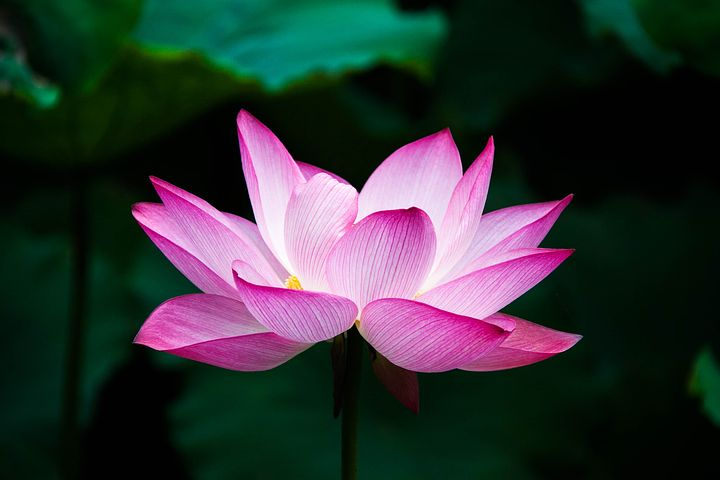
#> input picture image processing/lab11/lotus.png, 720 x 480 px, found by its file name
$ python zad5.py
#> lines starting #> are read from the running program, lines starting #| are printed output that depends on the picture
import matplotlib.pyplot as plt
from skimage.io import imread
import scipy.ndimage.morphology as morph
from skimage.filters import threshold_otsu
import numpy as np
import matplotlib.pyplot as plt
from skimage import color
from skimage import io

im = color.rgb2gray(io.imread('lab11\lotus.png'))
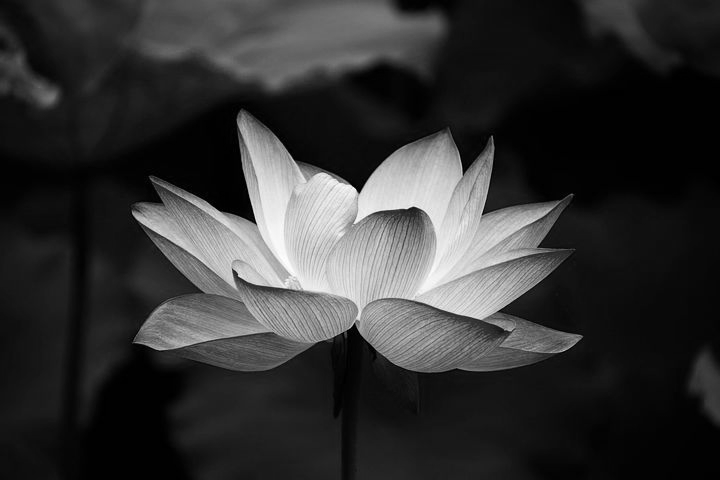
#> im: shape (480, 720) float64; min 0, max 1, mean 0.2

dilation = morph.grey_dilation(im, size=(15,15))
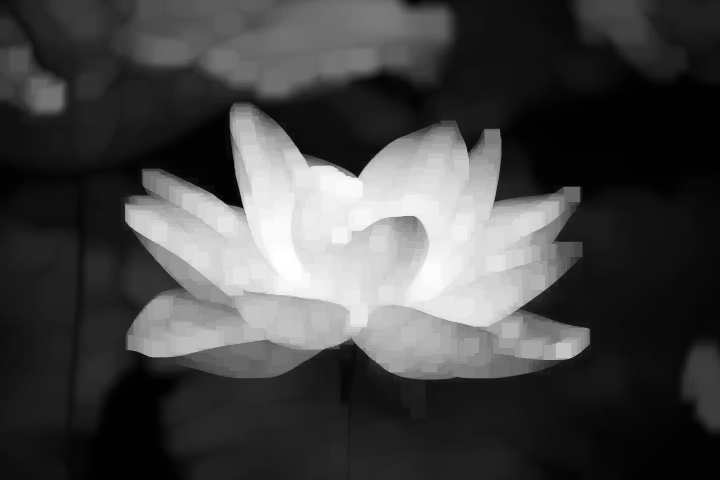
#> dilation: shape (480, 720) float64; min 0.00392, max 1, mean 0.274
erosion = morph.grey_erosion(im, size=(15,15))
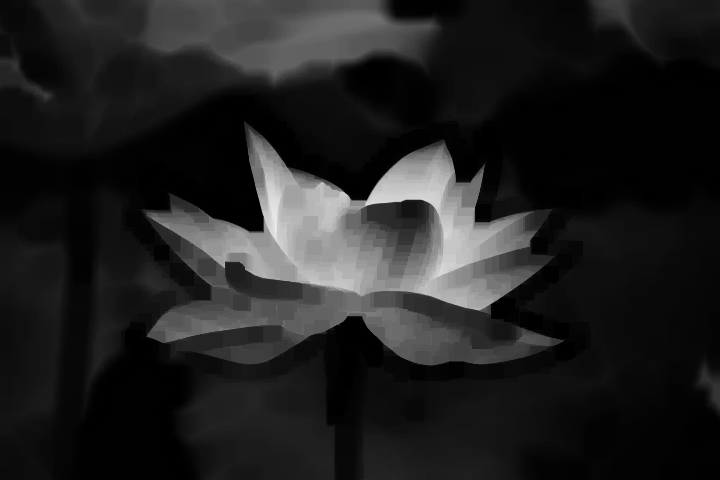
#> erosion: shape (480, 720) float64; min 0, max 0.921, mean 0.128
op = morph.grey_opening(im, size=(15,15))
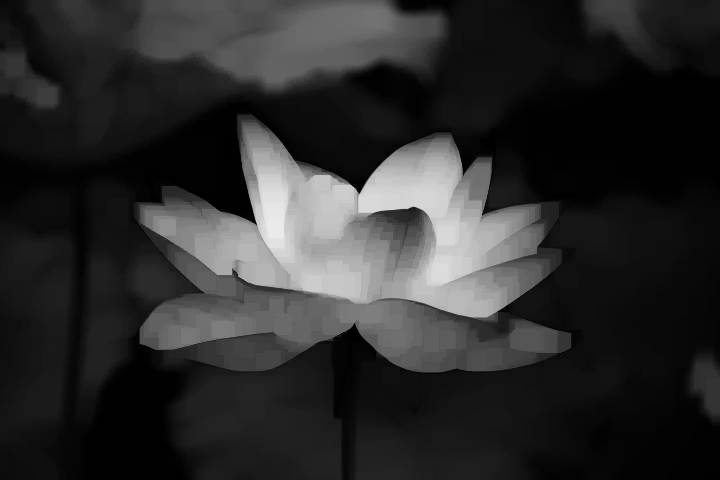
#> op: shape (480, 720) float64; min 0, max 0.921, mean 0.176

fig, ax = plt.subplots(nrows=1, ncols=4, figsize=(8, 4))
ax[0].imshow(im, cmap='gray')
ax[0].set_title('binary',size=5)
ax[1].imshow(dilation, cmap='gray')
ax[1].set_title('dilation', size=5)
ax[2].imshow(erosion, cmap='gray')
ax[2].set_title('erosion',size=5)
ax[3].imshow(op, cmap='gray')
ax[3].set_title('opening', size=5)
plt.show()

$ run again, with image processing/lab11/text.png copied over image processing/lab11/lotus.png
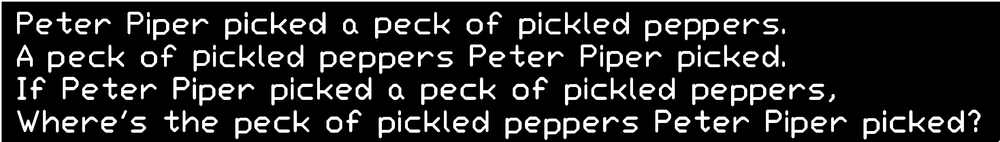
#> input picture image processing/lab11/text.png, 1000 x 142 px, shrunk from 2469 x 351 before the run, found by its file name
#> `dilation = morph.grey_dilation(im, size=(15,15))`:
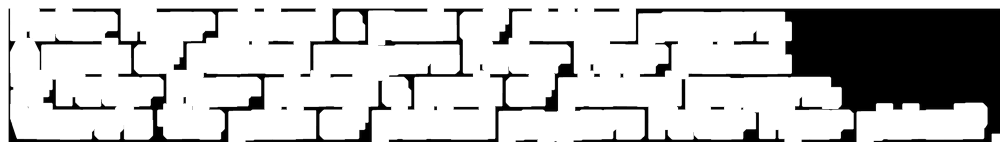
#> dilation: shape (142, 1000) float64; min 0, max 1, mean 0.772
#> erosion: shape (142, 1000) float64; every value is 0
#> `plt.show()`:
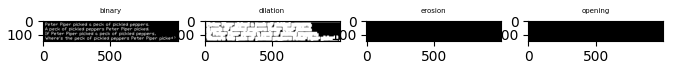
#> figure drawn by matplotlib, 4 panels
